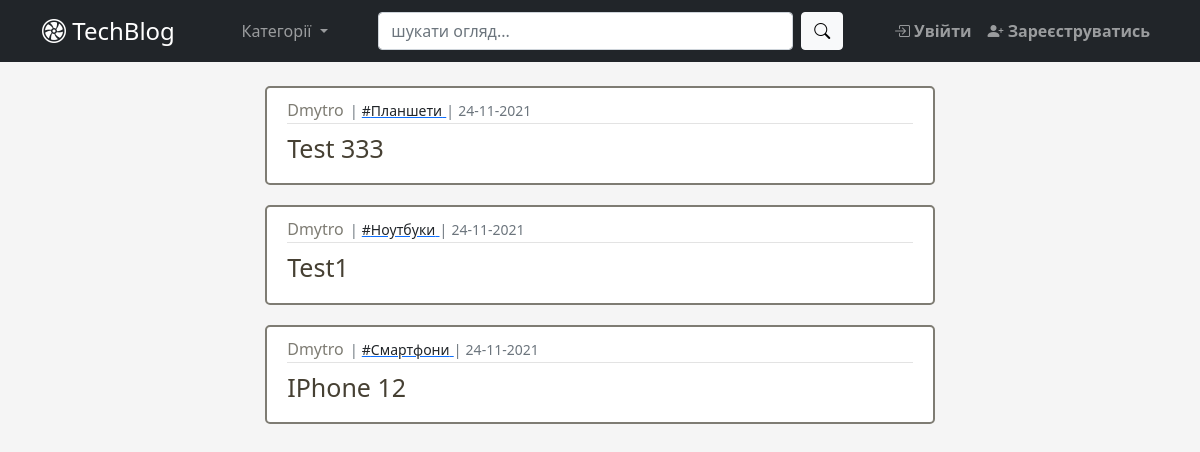
Before: / with the older database file.
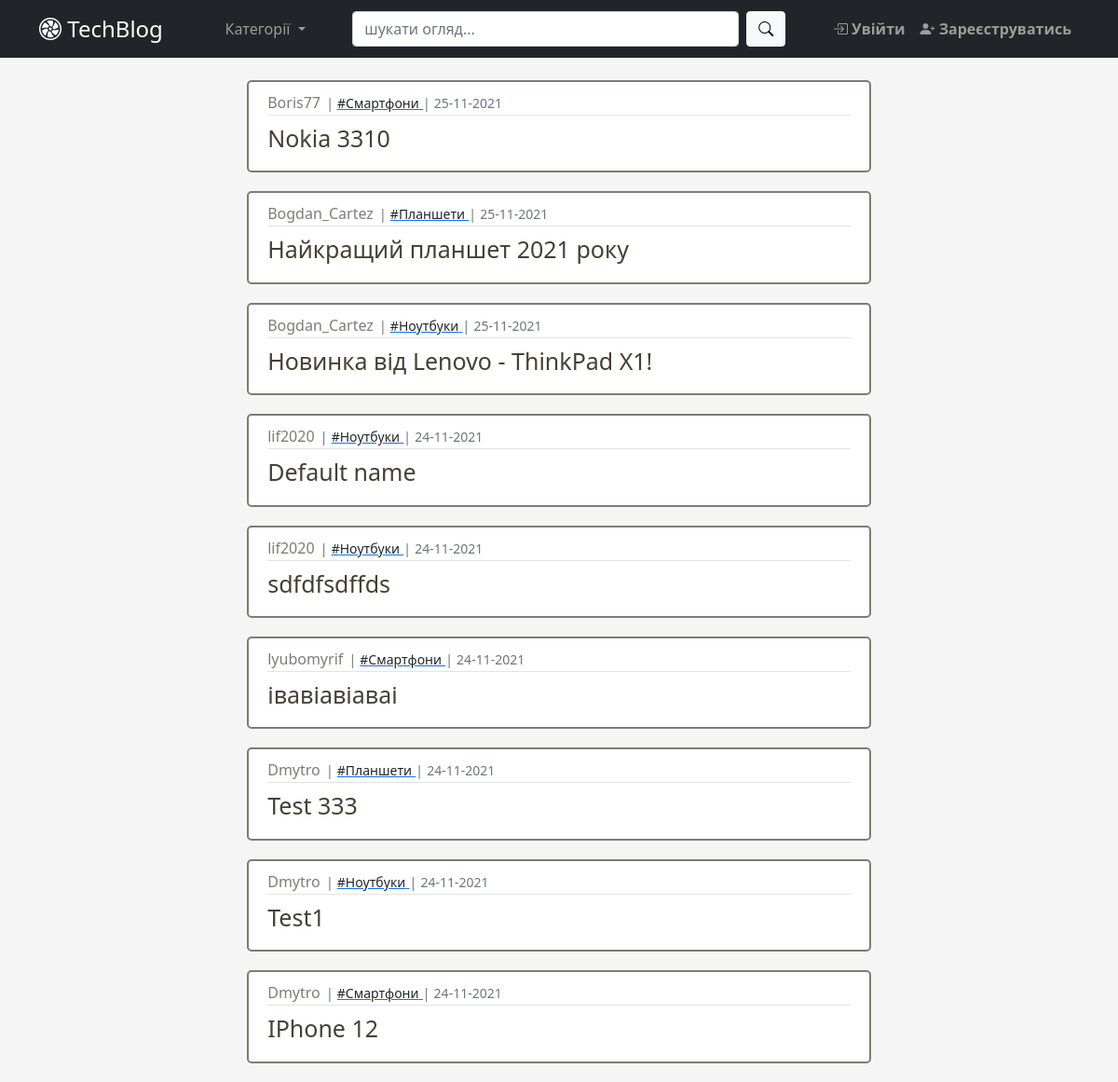
After: the same page with the newer database file.
### app/blog/models.py (models this page shows, shortened)
class Post(db.Model):  # type: ignore
    id = db.Column(db.Integer, primary_key=True)  # type: ignore
    category_id = db.Column(db.Integer, db.ForeignKey('category.id'),
                            nullable=False)  # type: ignore
    user_id = db.Column(db.Integer(), db.ForeignKey('user.id'))  # type: ignore
    title = db.Column(db.String(100), nullable=False)  # type: ignore
    content = db.Column(db.Text)  # type: ignore
    created_at = db.Column(db.DateTime, default=datetime.now)  # type: ignore
    comments = db.relationship('Comment', backref='post_br', lazy=True)
    likes = db.relationship('Like', backref='post_br', lazy=True)

class Category(db.Model):  # type: ignore
    id = db.Column(db.Integer, primary_key=True)  # type: ignore
    name = db.Column(db.String(25), unique=True, nullable=False)
    category = db.relationship('Post', backref='category_br', lazy=True)

### app/user/models.py (models this page shows, shortened)
class User(db.Model, UserMixin):  # type: ignore
    id = db.Column(db.Integer, primary_key=True)  # type: ignore
    username = db.Column(db.String(30), unique=True, nullable=False)
    email = db.Column(db.String(50), unique=True, nullable=False)
    password = db.Column(db.String(30), nullable=False)
    picture = db.Column(db.String(20), nullable=False,
                        server_default='default.jpg')  # type: ignore
    comment = db.relationship('Comment', backref='user_br', lazy=True)
    like = db.relationship('Like', backref='user_br', lazy=True)
    posts = db.relationship('Post', backref='user_br', lazy=True)

### app/views.py (the view)
@app.route('/')
def home():
    posts = Post.query.order_by(Post.created_at.desc())
    return render_template('home.html', title='TechBlog', posts=posts)

### app/templates/home.html
{% extends "base.html" %}
{% block main %}
  <div style="margin:auto;width:60%">
    {% include "posts_list.html" %}
  </div>
{% endblock main %}

### app/templates/_render_field.html (shortened to what this page needs)
{% macro render_post_item(post) %}
    <article class="media article-section">
    <div class="media-body">
      <div class="article-metadata">
        <a class="author-name" href="{{url_for('blog_bp_in.user_posts', user_id=post.user_br.id)}}">
          {{ post.user_br.username }}
        </a><small class="text-muted">|</small>
        <a href="{{url_for('blog_bp_in.posts_by_category', category_id=post.category_br.id)}}">
          <small class="link-dark">#{{ post.category_br.name }}</small>
        </a><small class="text-muted">|</small>
        <small class="text-muted">
          {{ post.created_at.strftime('%d-%m-%Y')  }}
        </small>
      </div>
      <h2><a class="article-title" href="{{url_for('blog_bp_in.post_view', post_id=post.id)}}"> {{ post.title }} </a></h2>
    </div>
  </article>
{% endmacro %}

Changed rows visible on the page:
added Post: user_br.username "Boris77", category_br.name "Смартфони", created_at "25-11-2021", title "Nokia 3310"
added Post: user_br.username "Bogdan_Cartez", category_br.name "Планшети", created_at "25-11-2021", title "Найкращий планшет 2021 року"
added Post: user_br.username "Bogdan_Cartez", category_br.name "Ноутбуки", created_at "25-11-2021", title "Новинка від Lenovo - ThinkPad X1!"
added Post: user_br.username "lif2020", category_br.name "Ноутбуки", created_at "24-11-2021", title "Default name"
added Post: user_br.username "lif2020", category_br.name "Ноутбуки", created_at "24-11-2021", title "sdfdfsdffds"
added Post: user_br.username "lyubomyrif", category_br.name "Смартфони", created_at "24-11-2021", title "івавіавіаваі"
